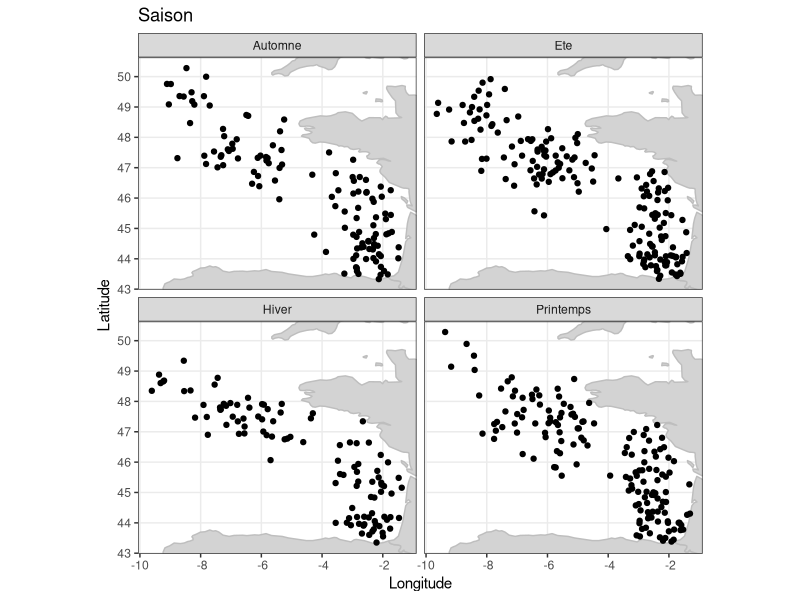
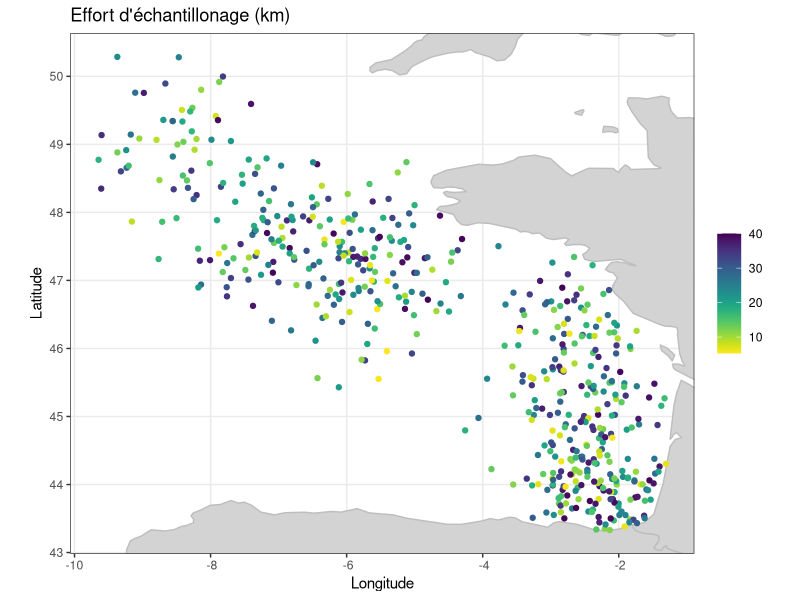
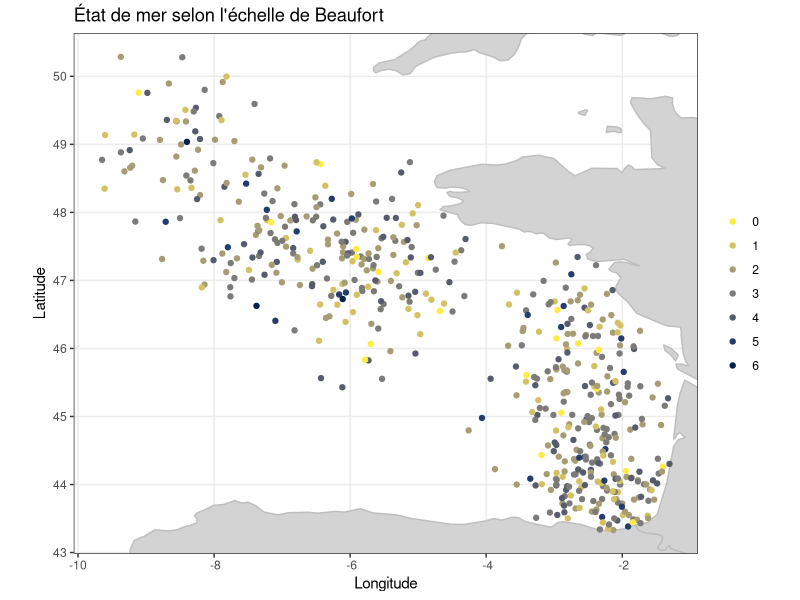
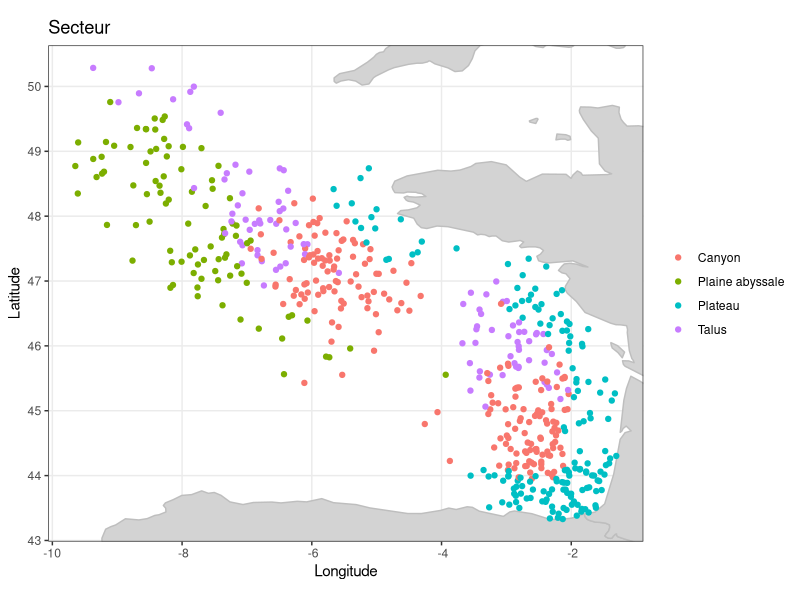
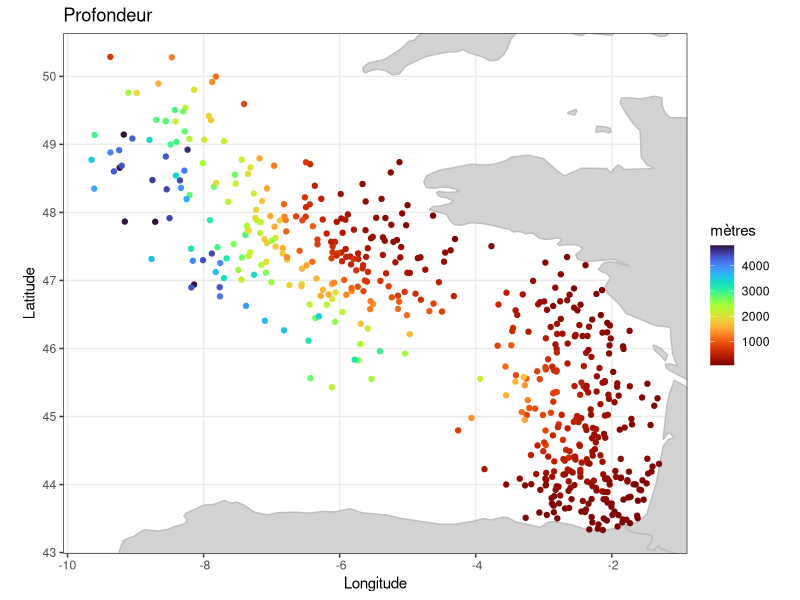
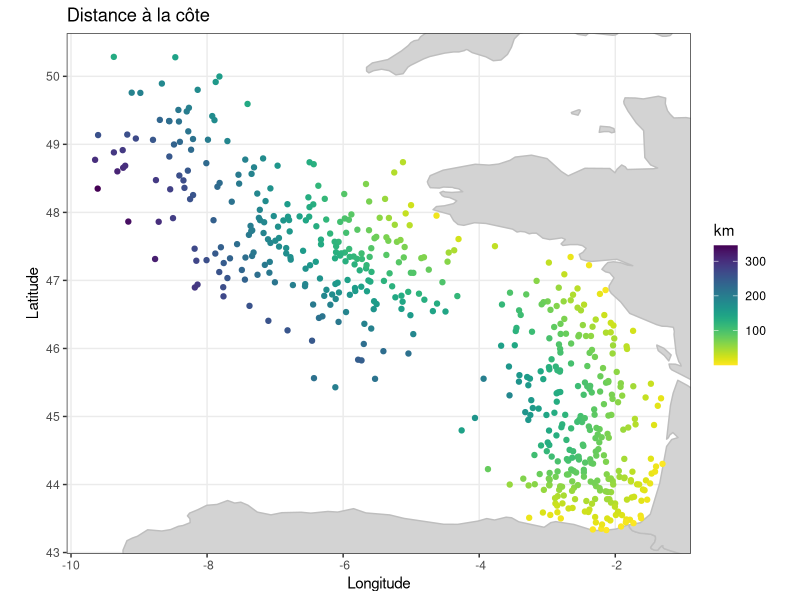
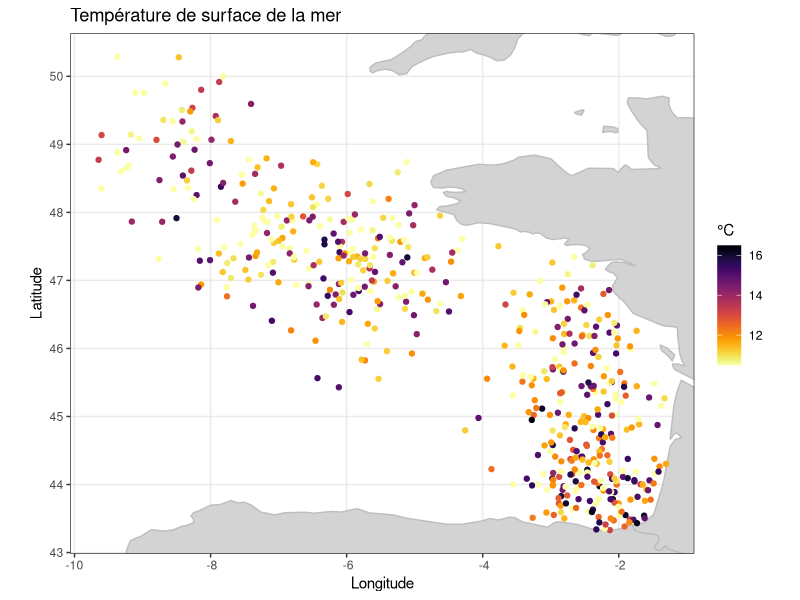
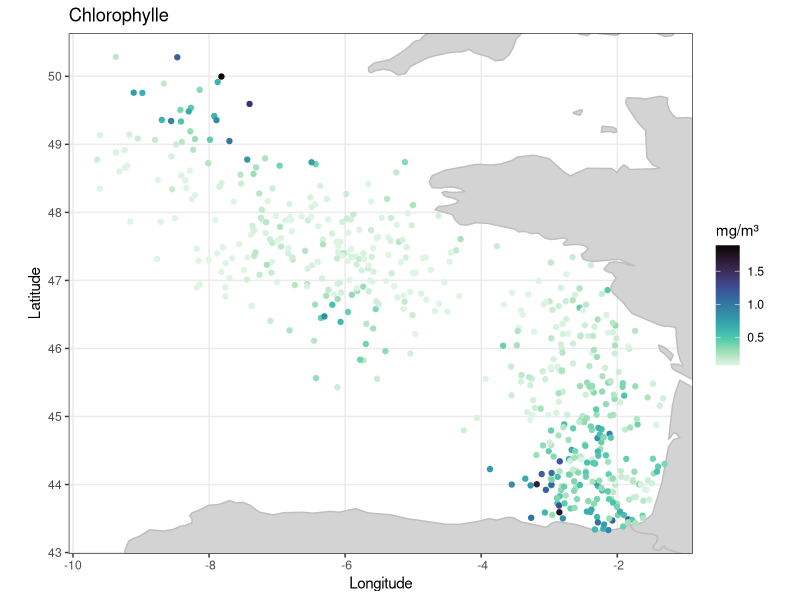

Source code (R) for these figures, in order:
## ---- chunk 1
knitr::opts_chunk$set(echo = F)

suppressPackageStartupMessages({
  library(ggplot2)
  library(tidyverse)
  library(viridis)
})
## ---- chunk 2
cetaces <- read.table("../jeux_de_donnees/Cetaces_Transects.csv", header = TRUE, sep = ";", dec = ".", comment.char = "#") |>
  mutate(across(c(secteur, saison, etat_mer_beaufort), as.factor), 
         presence = presence == 1)

dplyr::glimpse(cetaces)
## ---- chunk 3
world_polygons <- map_data("world") # jeux de données publiques

# X/Y limites de jeux de données, utilisé pour récadrer la figure
xybounds <- list(
  "x" = c(min(cetaces$lon), max(cetaces$lon)),
  "y" = c(min(cetaces$lat), max(cetaces$lat))
)

#' Base de la visualisation des variables
plot_gen <- function() {
  ggplot(data = cetaces, aes(x = lon, y = lat)) +
    geom_polygon(data = world_polygons, aes(long, lat, group = group), fill = "lightgray", col = "gray") +
    coord_sf(xlim = xybounds$x, ylim = xybounds$y, expand = TRUE) +
    xlab("Longitude") + ylab("Latitude") + 
    theme_bw()
}

#' Retrieves a summary for a factorial variable
#' @param var string, the factorial variable to summarize
summarize_factorial <- function(var) {
  # !!var := sert à regler le nom de la colonne au valeur du var plutot que "var"
  d <- count(cetaces, !!var := get(var)) 
  d |> mutate(proportion = n / sum(n)) |> knitr::kable(format="markdown")
}


#' Retrieves a summary for numeric variable(s)
#' @param ... str, numeric variable(s) to summarize
summarize_numeric <- function(...) {
  vars <- c(...)

  cetaces |>
    dplyr::summarise(
      dplyr::across( dplyr::all_of(vars), # where(is.numeric) pour faire tout
        list(
          min = ~ min(.x, na.rm = TRUE),
          median = ~ median(.x, na.rm = TRUE),
          mean = ~ mean(.x, na.rm = TRUE),
          stdev = ~ sd(.x, na.rm = TRUE),
          q25 = ~ quantile(.x, 0.25, na.rm = TRUE),
          q75 = ~ quantile(.x, 0.75, na.rm = TRUE),
          max = ~ max(.x, na.rm = TRUE)
        )
      )
    ) |>
    pivot_longer(everything(), 
                 names_pattern = "^(.*)_(min|median|mean|stdev|q25|q75|max)$",
                 names_to=c('variable', '.value')) |>
    knitr::kable(format = "markdown")
}
## ---- chunk 4
summarize_numeric("lat", "lon")
## ---- chunk 5
plot_gen() +
  geom_point() + 
  facet_wrap(~saison) +
  labs(title = "Saison")
## ---- chunk 6
summarize_numeric("effort_km")

plot_gen() + 
  geom_point(aes(col = effort_km)) +
  labs(col = NULL, title = "Effort d'échantillonage (km)") +
  scale_color_viridis(direction = -1)
## ---- chunk 7
summarize_factorial("etat_mer_beaufort")

plot_gen() +
  geom_point(aes(col = etat_mer_beaufort)) + 
  labs(title = "État de mer selon l'échelle de Beaufort", col=NULL) + 
  scale_color_viridis_d(option = "cividis", direction = -1)
## ---- chunk 8
summarize_factorial("secteur")

plot_gen() +
  geom_point(aes(col = secteur)) + 
  labs(col = NULL, title = "Secteur")
## ---- chunk 9
summarize_numeric("profondeur_m")

plot_gen() + 
  geom_point(aes(col = profondeur_m)) +
  labs(col = "mètres", title = "Profondeur") +
  scale_color_viridis(option = "turbo", direction = -1)
## ---- chunk 10
summarize_numeric("distance_cote_km")

plot_gen() + 
  geom_point(aes(col = distance_cote_km)) +
  labs(col = "km", title = "Distance à la côte") +
  scale_color_viridis(direction = -1)
## ---- chunk 11
summarize_numeric("sst_c")

plot_gen() + 
  geom_point(aes(col = sst_c)) +
  labs(col = "°C", title = "Température de surface de la mer") +
  scale_color_viridis(option = "inferno", direction = -1)
## ---- chunk 12
summarize_numeric("chlorophylle_mgm3")

plot_gen() + 
  geom_point(aes(col = chlorophylle_mgm3)) +
  labs(col = "mg/m³", title = "Chlorophylle") +
  scale_color_viridis(option = "mako", direction = -1)
## ---- chunk 13
summarize_factorial("presence")

plot_gen() +
  geom_point(aes(col = presence)) + 
  facet_wrap(~ presence) +
  theme(legend.position = "none") +
  labs(title = "Cétacés observés", col=NULL)
## ---- chunk 14
summarize_numeric("nb_groupes_observes")

plot_gen() + 
  geom_point(aes(col = nb_groupes_observes), alpha = .7) +
  labs(col = NULL, title = "Nombre de groupes observés") +
  scale_color_viridis(option = "viridis", direction = -1)
## ---- chunk 15
summarize_numeric("taille_groupe_moyenne")

tailles_moyennes <- cetaces |> na.omit()
ggplot(data = tailles_moyennes, aes(x = lon, y = lat)) +
    geom_polygon(data = world_polygons, aes(long, lat, group = group), fill = "lightgray", col = "gray") +
    coord_sf(xlim = xybounds$x, ylim = xybounds$y, expand = TRUE) +
    xlab("Longitude") + ylab("Latitude") + 
    theme_bw() + 
    geom_point(aes(col = taille_groupe_moyenne)) +
    labs(col = NULL, title = paste0("Taille moyenne des groupes (n = ", tailles_moyennes |> nrow(), ")")) +
    scale_color_viridis(option = "viridis", direction = -1)
## ---- chunk 16
summarize_factorial("espece_dominante")

plot_gen() +
  geom_point(aes(col = espece_dominante)) + 
  facet_wrap(~espece_dominante) +
  theme(legend.position = "none") +
  labs(title = "Espèce Dominante", col=NULL)
